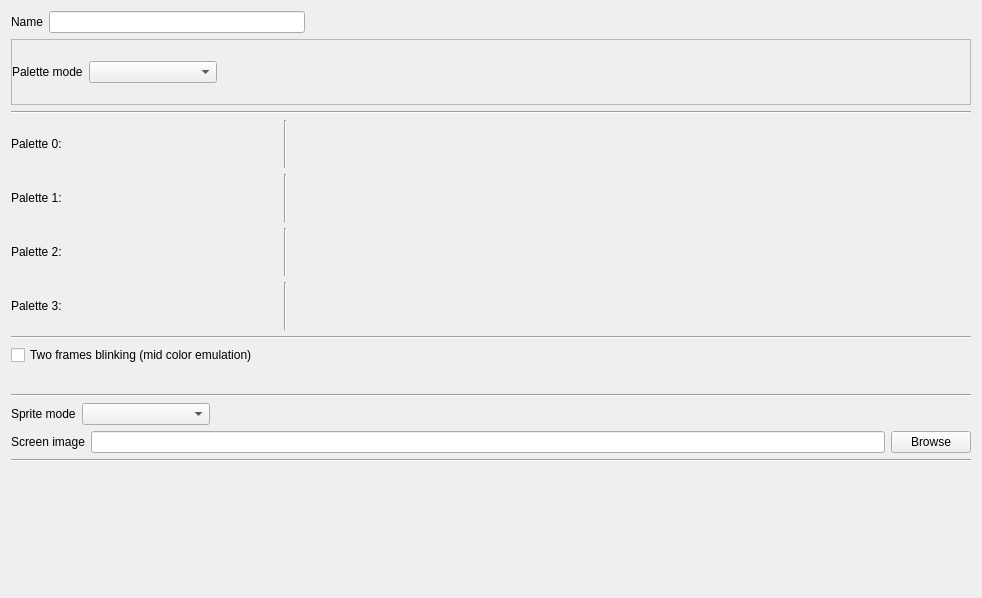
      <widget class="QWidget" name="tab_general">
       <attribute name="title">
        <string>General</string>
       </attribute>
       <layout class="QVBoxLayout" name="verticalLayout">
        <item>
         <layout class="QHBoxLayout" name="horizontalLayout_10">
          <property name="bottomMargin">
           <number>0</number>
          </property>
          <item>
           <widget class="QLabel" name="label_8">
            <property name="text">
             <string>Name</string>
            </property>
           </widget>
          </item>
          <item>
           <widget class="QLineEdit" name="lineEdit_name">
            <property name="sizePolicy">
             <sizepolicy hsizetype="Preferred" vsizetype="Fixed">
              <horstretch>0</horstretch>
              <verstretch>0</verstretch>
             </sizepolicy>
            </property>
            <property name="minimumSize">
             <size>
              <width>256</width>
              <height>0</height>
             </size>
            </property>
           </widget>
          </item>
          <item>
           <spacer name="horizontalSpacer_7">
            <property name="orientation">
             <enum>Qt::Horizontal</enum>
            </property>
            <property name="sizeHint" stdset="0">
             <size>
              <width>40</width>
              <height>20</height>
             </size>
            </property>
           </spacer>
          </item>
         </layout>
        </item>
        <item>
         <widget class="QFrame" name="frame">
          <property name="frameShape">
           <enum>QFrame::StyledPanel</enum>
          </property>
          <property name="frameShadow">
           <enum>QFrame::Raised</enum>
          </property>
          <layout class="QHBoxLayout" name="horizontalLayout_2">
           <property name="leftMargin">
            <number>0</number>
           </property>
           <property name="topMargin">
            <number>0</number>
           </property>
           <property name="rightMargin">
            <number>0</number>
           </property>
           <property name="bottomMargin">
            <number>0</number>
           </property>
           <item>
            <widget class="QLabel" name="label">
             <property name="text">
              <string>Palette mode</string>
             </property>
            </widget>
           </item>
           <item>
            <widget class="QComboBox" name="comboBox_palette_mode">
             <property name="minimumSize">
              <size>
               <width>128</width>
               <height>0</height>
              </size>
             </property>
            </widget>
           </item>
           <item>
            <widget class="QLabel" name="label_general_palette">
             <property name="minimumSize">
              <size>
               <width>256</width>
               <height>64</height>
              </size>
             </property>
             <property name="maximumSize">
              <size>
               <width>256</width>
               <height>64</height>
              </size>
             </property>
             <property name="text">
              <string/>
             </property>
            </widget>
           </item>
           <item>
            <spacer name="horizontalSpacer">
             <property name="orientation">
              <enum>Qt::Horizontal</enum>
             </property>
             <property name="sizeHint" stdset="0">
              <size>
               <width>40</width>
               <height>20</height>
              </size>
             </property>
            </spacer>
           </item>
          </layout>
         </widget>
        </item>
        <item>
         <widget class="Line" name="line_10">
          <property name="orientation">
           <enum>Qt::Horizontal</enum>
          </property>
         </widget>
        </item>
        <item>
         <widget class="QWidget" name="widget_palette_0" native="true">
          <layout class="QHBoxLayout" name="horizontalLayout_4">
           <property name="leftMargin">
            <number>0</number>
           </property>
           <property name="topMargin">
            <number>0</number>
           </property>
           <property name="rightMargin">
            <number>0</number>
           </property>
           <property name="bottomMargin">
            <number>0</number>
           </property>
           <item>
            <widget class="QLabel" name="label_3">
             <property name="text">
              <string>Palette 0:</string>
             </property>
            </widget>
           </item>
           <item>
            <widget class="QLabel" name="label_palette_0_0">
             <property name="minimumSize">
              <size>
               <width>48</width>
               <height>48</height>
              </size>
             </property>
             <property name="maximumSize">
              <size>
               <width>48</width>
               <height>48</height>
              </size>
             </property>
             <property name="text">
              <string/>
             </property>
            </widget>
           </item>
           <item>
            <widget class="QLabel" name="label_palette_0_1">
             <property name="minimumSize">
              <size>
               <width>48</width>
               <height>48</height>
              </size>
             </property>
             <property name="maximumSize">
              <size>
               <width>48</width>
               <height>48</height>
              </size>
             </property>
             <property name="text">
              <string/>
             </property>
            </widget>
           </item>
           <item>
            <widget class="QLabel" name="label_palette_0_2">
             <property name="minimumSize">
              <size>
               <width>48</width>
               <height>48</height>
              </size>
             </property>
             <property name="maximumSize">
              <size>
               <width>48</width>
               <height>48</height>
              </size>
             </property>
             <property name="text">
              <string/>
             </property>
            </widget>
           </item>
           <item>
            <widget class="QLabel" name="label_palette_0_3">
             <property name="minimumSize">
              <size>
               <width>48</width>
               <height>48</height>
              </size>
             </property>
             <property name="maximumSize">
              <size>
               <width>48</width>
               <height>48</height>
              </size>
             </property>
             <property name="text">
              <string/>
             </property>
            </widget>
           </item>
           <item>
            <widget class="Line" name="line_6">
             <property name="orientation">
              <enum>Qt::Vertical</enum>
             </property>
            </widget>
           </item>
           <item>
            <widget class="QLabel" name="label_pal_sprite_0_0">
             <property name="minimumSize">
              <size>
               <width>48</width>
               <height>48</height>
              </size>
             </property>
             <property name="maximumSize">
              <size>
               <width>48</width>
               <height>48</height>
              </size>
             </property>
             <property name="text">
              <string/>
             </property>
            </widget>
           </item>
           <item>
            <widget class="QLabel" name="label_pal_sprite_0_1">
             <property name="minimumSize">
              <size>
               <width>48</width>
               <height>48</height>
              </size>
             </property>
             <property name="maximumSize">
              <size>
               <width>48</width>
               <height>48</height>
              </size>
             </property>
             <property name="text">
              <string/>
             </property>
            </widget>
           </item>
           <item>
            <widget class="QLabel" name="label_pal_sprite_0_2">
             <property name="minimumSize">
              <size>
               <width>48</width>
               <height>48</height>
              </size>
             </property>
             <property name="maximumSize">
              <size>
               <width>48</width>
               <height>48</height>
              </size>
             </property>
             <property name="text">
              <string/>
             </property>
            </widget>
           </item>
           <item>
            <widget class="QLabel" name="label_pal_sprite_0_3">
             <property name="minimumSize">
              <size>
               <width>48</width>
               <height>48</height>
              </size>
             </property>
             <property name="maximumSize">
              <size>
               <width>48</width>
               <height>48</height>
              </size>
             </property>
             <property name="text">
              <string/>
             </property>
            </widget>
           </item>
           <item>
            <spacer name="horizontalSpacer_3">
             <property name="orientation">
              <enum>Qt::Horizontal</enum>
             </property>
             <property name="sizeHint" stdset="0">
              <size>
               <width>40</width>
               <height>20</height>
              </size>
             </property>
            </spacer>
           </item>
          </layout>
         </widget>
        </item>
        <item>
         <widget class="QWidget" name="widget_palette_1" native="true">
          <layout class="QHBoxLayout" name="horizontalLayout_5">
           <property name="leftMargin">
            <number>0</number>
           </property>
           <property name="topMargin">
            <number>0</number>
           </property>
           <property name="rightMargin">
            <number>0</number>
           </property>
           <property name="bottomMargin">
            <number>0</number>
           </property>
           <item>
            <widget class="QLabel" name="label_4">
             <property name="text">
              <string>Palette 1:</string>
             </property>
            </widget>
           </item>
           <item>
            <widget class="QLabel" name="label_palette_1_0">
             <property name="minimumSize">
              <size>
               <width>48</width>
               <height>48</height>
              </size>
             </property>
             <property name="maximumSize">
              <size>
               <width>48</width>
               <height>48</height>
              </size>
             </property>
             <property name="text">
              <string/>
             </property>
            </widget>
           </item>
           <item>
            <widget class="QLabel" name="label_palette_1_1">
             <property name="minimumSize">
              <size>
               <width>48</width>
               <height>48</height>
              </size>
             </property>
             <property name="maximumSize">
              <size>
               <width>48</width>
               <height>48</height>
              </size>
             </property>
             <property name="text">
              <string/>
             </property>
            </widget>
           </item>
           <item>
            <widget class="QLabel" name="label_palette_1_2">
             <property name="minimumSize">
              <size>
               <width>48</width>
               <height>48</height>
              </size>
             </property>
             <property name="maximumSize">
              <size>
               <width>48</width>
               <height>48</height>
              </size>
             </property>
             <property name="text">
              <string/>
             </property>
            </widget>
           </item>
           <item>
            <widget class="QLabel" name="label_palette_1_3">
             <property name="minimumSize">
              <size>
               <width>48</width>
               <height>48</height>
              </size>
             </property>
             <property name="maximumSize">
              <size>
               <width>48</width>
               <height>48</height>
              </size>
             </property>
             <property name="text">
              <string/>
             </property>
            </widget>
           </item>
           <item>
            <widget class="Line" name="line_11">
             <property name="orientation">
              <enum>Qt::Vertical</enum>
             </property>
            </widget>
           </item>
           <item>
            <widget class="QLabel" name="label_pal_sprite_1_0">
             <property name="minimumSize">
              <size>
               <width>48</width>
               <height>48</height>
              </size>
             </property>
             <property name="maximumSize">
              <size>
               <width>48</width>
               <height>48</height>
              </size>
             </property>
             <property name="text">
              <string/>
             </property>
            </widget>
           </item>
           <item>
            <widget class="QLabel" name="label_pal_sprite_1_1">
             <property name="minimumSize">
              <size>
               <width>48</width>
               <height>48</height>
              </size>
             </property>
             <property name="maximumSize">
              <size>
               <width>48</width>
               <height>48</height>
              </size>
             </property>
             <property name="text">
              <string/>
             </property>
            </widget>
           </item>
           <item>
            <widget class="QLabel" name="label_pal_sprite_1_2">
             <property name="minimumSize">
              <size>
               <width>48</width>
               <height>48</height>
              </size>
             </property>
             <property name="maximumSize">
              <size>
               <width>48</width>
               <height>48</height>
              </size>
             </property>
             <property name="text">
              <string/>
             </property>
            </widget>
           </item>
           <item>
            <widget class="QLabel" name="label_pal_sprite_1_3">
             <property name="minimumSize">
              <size>
               <width>48</width>
               <height>48</height>
              </size>
             </property>
             <property name="maximumSize">
              <size>
               <width>48</width>
               <height>48</height>
              </size>
             </property>
             <property name="text">
              <string/>
             </property>
            </widget>
           </item>
           <item>
            <spacer name="horizontalSpacer_4">
             <property name="orientation">
              <enum>Qt::Horizontal</enum>
             </property>
             <property name="sizeHint" stdset="0">
              <size>
               <width>40</width>
               <height>20</height>
              </size>
             </property>
            </spacer>
           </item>
          </layout>
         </widget>
        </item>
        <item>
         <widget class="QWidget" name="widget_palette_2" native="true">
          <layout class="QHBoxLayout" name="horizontalLayout_6">
           <property name="leftMargin">
            <number>0</number>
           </property>
           <property name="topMargin">
            <number>0</number>
           </property>
           <property name="rightMargin">
            <number>0</number>
           </property>
           <property name="bottomMargin">
            <number>0</number>
           </property>
           <item>
            <widget class="QLabel" name="label_6">
             <property name="text">
              <string>Palette 2:</string>
             </property>
            </widget>
           </item>
           <item>
            <widget class="QLabel" name="label_palette_2_0">
             <property name="minimumSize">
              <size>
               <width>48</width>
               <height>48</height>
              </size>
             </property>
             <property name="maximumSize">
              <size>
               <width>48</width>
               <height>48</height>
              </size>
             </property>
             <property name="text">
              <string/>
             </property>
            </widget>
           </item>
           <item>
            <widget class="QLabel" name="label_palette_2_1">
             <property name="minimumSize">
              <size>
               <width>48</width>
               <height>48</height>
              </size>
             </property>
             <property name="maximumSize">
              <size>
               <width>48</width>
               <height>48</height>
              </size>
             </property>
             <property name="text">
              <string/>
             </property>
            </widget>
           </item>
           <item>
            <widget class="QLabel" name="label_palette_2_2">
             <property name="minimumSize">
              <size>
               <width>48</width>
               <height>48</height>
              </size>
             </property>
             <property name="maximumSize">
              <size>
               <width>48</width>
               <height>48</height>
              </size>
             </property>
             <property name="text">
              <string/>
             </property>
            </widget>
           </item>
           <item>
            <widget class="QLabel" name="label_palette_2_3">
             <property name="minimumSize">
              <size>
               <width>48</width>
               <height>48</height>
              </size>
             </property>
             <property name="maximumSize">
              <size>
               <width>48</width>
               <height>48</height>
              </size>
             </property>
             <property name="text">
              <string/>
             </property>
            </widget>
           </item>
           <item>
            <widget class="Line" name="line_12">
             <property name="orientation">
              <enum>Qt::Vertical</enum>
             </property>
            </widget>
           </item>
           <item>
            <widget class="QLabel" name="label_pal_sprite_2_0">
             <property name="minimumSize">
              <size>
               <width>48</width>
               <height>48</height>
              </size>
             </property>
             <property name="maximumSize">
              <size>
               <width>48</width>
               <height>48</height>
              </size>
             </property>
             <property name="text">
              <string/>
             </property>
            </widget>
           </item>
           <item>
            <widget class="QLabel" name="label_pal_sprite_2_1">
             <property name="minimumSize">
              <size>
               <width>48</width>
               <height>48</height>
              </size>
             </property>
             <property name="maximumSize">
              <size>
               <width>48</width>
               <height>48</height>
              </size>
             </property>
             <property name="text">
              <string/>
             </property>
            </widget>
           </item>
           <item>
            <widget class="QLabel" name="label_pal_sprite_2_2">
             <property name="minimumSize">
              <size>
               <width>48</width>
               <height>48</height>
              </size>
             </property>
             <property name="maximumSize">
              <size>
               <width>48</width>
               <height>48</height>
              </size>
             </property>
             <property name="text">
              <string/>
             </property>
            </widget>
           </item>
           <item>
            <widget class="QLabel" name="label_pal_sprite_2_3">
             <property name="minimumSize">
              <size>
               <width>48</width>
               <height>48</height>
              </size>
             </property>
             <property name="maximumSize">
              <size>
               <width>48</width>
               <height>48</height>
              </size>
             </property>
             <property name="text">
              <string/>
             </property>
            </widget>
           </item>
           <item>
            <spacer name="horizontalSpacer_5">
             <property name="orientation">
              <enum>Qt::Horizontal</enum>
             </property>
             <property name="sizeHint" stdset="0">
              <size>
               <width>40</width>
               <height>20</height>
              </size>
             </property>
            </spacer>
           </item>
          </layout>
         </widget>
        </item>
        <item>
         <widget class="QWidget" name="widget_palette_3" native="true">
          <layout class="QHBoxLayout" name="horizontalLayout_7">
           <property name="leftMargin">
            <number>0</number>
           </property>
           <property name="topMargin">
            <number>0</number>
           </property>
           <property name="rightMargin">
            <number>0</number>
           </property>
           <property name="bottomMargin">
            <number>0</number>
           </property>
           <item>
            <widget class="QLabel" name="label_7">
             <property name="text">
              <string>Palette 3:</string>
             </property>
            </widget>
           </item>
           <item>
            <widget class="QLabel" name="label_palette_3_0">
             <property name="minimumSize">
              <size>
               <width>48</width>
               <height>48</height>
              </size>
             </property>
             <property name="maximumSize">
              <size>
               <width>48</width>
               <height>48</height>
              </size>
             </property>
             <property name="text">
              <string/>
             </property>
            </widget>
           </item>
           <item>
            <widget class="QLabel" name="label_palette_3_1">
             <property name="minimumSize">
              <size>
               <width>48</width>
               <height>48</height>
              </size>
             </property>
             <property name="maximumSize">
              <size>
               <width>48</width>
               <height>48</height>
              </size>
             </property>
             <property name="text">
              <string/>
             </property>
            </widget>
           </item>
           <item>
            <widget class="QLabel" name="label_palette_3_2">
             <property name="minimumSize">
              <size>
               <width>48</width>
               <height>48</height>
              </size>
             </property>
             <property name="maximumSize">
              <size>
               <width>48</width>
               <height>48</height>
              </size>
             </property>
             <property name="text">
              <string/>
             </property>
            </widget>
           </item>
           <item>
            <widget class="QLabel" name="label_palette_3_3">
             <property name="minimumSize">
              <size>
               <width>48</width>
               <height>48</height>
              </size>
             </property>
             <property name="maximumSize">
              <size>
               <width>48</width>
               <height>48</height>
              </size>
             </property>
             <property name="text">
              <string/>
             </property>
            </widget>
           </item>
           <item>
            <widget class="Line" name="line_13">
             <property name="orientation">
              <enum>Qt::Vertical</enum>
             </property>
            </widget>
           </item>
           <item>
            <widget class="QLabel" name="label_pal_sprite_3_0">
             <property name="minimumSize">
              <size>
               <width>48</width>
               <height>48</height>
              </size>
             </property>
             <property name="maximumSize">
              <size>
               <width>48</width>
               <height>48</height>
              </size>
             </property>
             <property name="text">
              <string/>
             </property>
            </widget>
           </item>
           <item>
            <widget class="QLabel" name="label_pal_sprite_3_1">
             <property name="minimumSize">
              <size>
               <width>48</width>
               <height>48</height>
              </size>
             </property>
             <property name="maximumSize">
              <size>
               <width>48</width>
               <height>48</height>
              </size>
             </property>
             <property name="text">
              <string/>
             </property>
            </widget>
           </item>
           <item>
            <widget class="QLabel" name="label_pal_sprite_3_2">
             <property name="minimumSize">
              <size>
               <width>48</width>
               <height>48</height>
              </size>
             </property>
             <property name="maximumSize">
              <size>
               <width>48</width>
               <height>48</height>
              </size>
             </property>
             <property name="text">
              <string/>
             </property>
            </widget>
           </item>
           <item>
            <widget class="QLabel" name="label_pal_sprite_3_3">
             <property name="minimumSize">
              <size>
               <width>48</width>
               <height>48</height>
              </size>
             </property>
             <property name="maximumSize">
              <size>
               <width>48</width>
               <height>48</height>
              </size>
             </property>
             <property name="text">
              <string/>
             </property>
            </widget>
           </item>
           <item>
            <spacer name="horizontalSpacer_6">
             <property name="orientation">
              <enum>Qt::Horizontal</enum>
             </property>
             <property name="sizeHint" stdset="0">
              <size>
               <width>40</width>
               <height>20</height>
              </size>
             </property>
            </spacer>
           </item>
          </layout>
         </widget>
        </item>
        <item>
         <widget class="Line" name="line">
          <property name="orientation">
           <enum>Qt::Horizontal</enum>
          </property>
         </widget>
        </item>
        <item>
         <layout class="QHBoxLayout" name="horizontalLayout_14">
          <property name="bottomMargin">
           <number>0</number>
          </property>
          <item>
           <widget class="QCheckBox" name="checkBox_two_frames_blinking">
            <property name="text">
             <string>Two frames blinking (mid color emulation)</string>
            </property>
           </widget>
          </item>
         </layout>
        </item>
        <item>
         <widget class="QWidget" name="widget_blink_palette" native="true">
          <layout class="QHBoxLayout" name="horizontalLayout_15">
           <property name="leftMargin">
            <number>0</number>
           </property>
           <property name="topMargin">
            <number>0</number>
           </property>
           <property name="rightMargin">
            <number>0</number>
           </property>
           <property name="bottomMargin">
            <number>0</number>
           </property>
           <item>
            <widget class="QLabel" name="label_blink_palette">
             <property name="text">
              <string/>
             </property>
            </widget>
           </item>
           <item>
            <widget class="QLabel" name="label_blink_palette_sprite">
             <property name="text">
              <string/>
             </property>
            </widget>
           </item>
           <item>
            <spacer name="horizontalSpacer_10">
             <property name="orientation">
              <enum>Qt::Horizontal</enum>
             </property>
             <property name="sizeHint" stdset="0">
              <size>
               <width>936</width>
               <height>17</height>
              </size>
             </property>
            </spacer>
           </item>
          </layout>
         </widget>
        </item>
        <item>
         <widget class="Line" name="line_16">
          <property name="orientation">
           <enum>Qt::Horizontal</enum>
          </property>
         </widget>
        </item>
        <item>
         <widget class="QWidget" name="widget" native="true">
          <layout class="QHBoxLayout" name="horizontalLayout_3">
           <property name="leftMargin">
            <number>0</number>
           </property>
           <property name="topMargin">
            <number>0</number>
           </property>
           <property name="rightMargin">
            <number>0</number>
           </property>
           <property name="bottomMargin">
            <number>0</number>
           </property>
           <item>
            <widget class="QLabel" name="label_2">
             <property name="text">
              <string>Sprite mode</string>
             </property>
            </widget>
           </item>
           <item>
            <widget class="QComboBox" name="comboBox_sprite_mode">
             <property name="minimumSize">
              <size>
               <width>128</width>
               <height>0</height>
              </size>
             </property>
            </widget>
           </item>
           <item>
            <spacer name="horizontalSpacer_2">
             <property name="orientation">
              <enum>Qt::Horizontal</enum>
             </property>
             <property name="sizeHint" stdset="0">
              <size>
               <width>761</width>
               <height>20</height>
              </size>
             </property>
            </spacer>
           </item>
          </layout>
         </widget>
        </item>
        <item>
         <layout class="QHBoxLayout" name="horizontalLayout_8">
          <property name="topMargin">
           <number>0</number>
          </property>
          <item>
           <widget class="QLabel" name="label_5">
            <property name="text">
             <string>Screen image</string>
            </property>
           </widget>
          </item>
          <item>
           <widget class="QLineEdit" name="lineEdit_sprite_image">
            <property name="readOnly">
             <bool>true</bool>
            </property>
           </widget>
          </item>
          <item>
           <widget class="QPushButton" name="pushButton_sprite_browse">
            <property name="text">
             <string>Browse</string>
            </property>
           </widget>
          </item>
         </layout>
        </item>
        <item>
         <widget class="Line" name="line_5">
          <property name="orientation">
           <enum>Qt::Horizontal</enum>
          </property>
         </widget>
        </item>
        <item>
         <spacer name="verticalSpacer">
          <property name="orientation">
           <enum>Qt::Vertical</enum>
          </property>
          <property name="sizeHint" stdset="0">
           <size>
            <width>20</width>
            <height>125</height>
           </size>
          </property>
         </spacer>
        </item>
       </layout>
      </widget>
